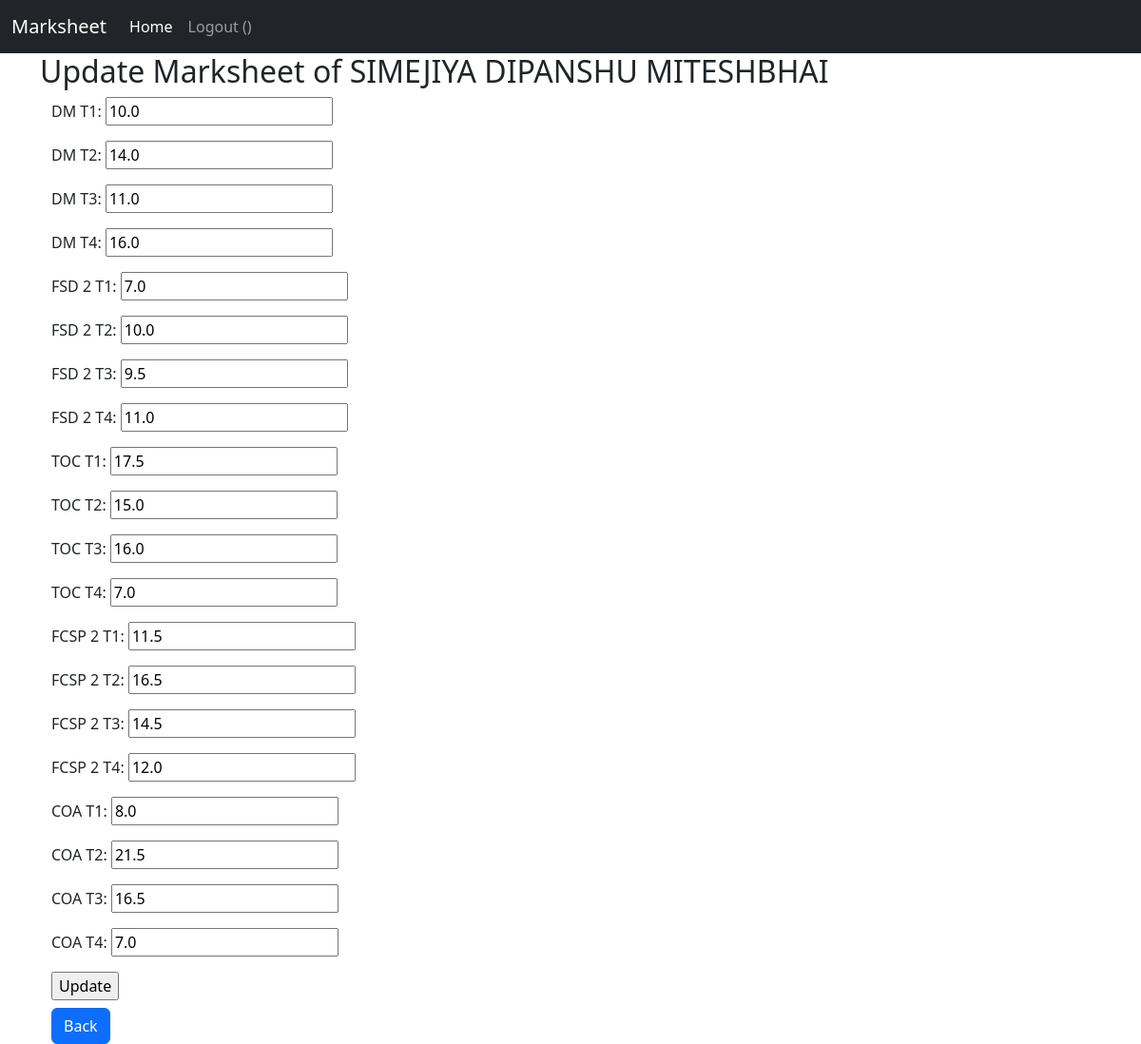
Page /student/174/update/ on the committed database.
### marks/models.py (models this page shows, shortened)
class Marksheet(models.Model):
    Roll_No = models.IntegerField()
    Div = models.CharField(max_length=50)
    Mentor= models.CharField(max_length=50)
    Branch= models.CharField(max_length=50)
    Enrollment= models.IntegerField()
    Name= models.CharField(max_length=50)
    DM_T1= models.FloatField()
    DM_T2= models.FloatField()
    DM_T3= models.FloatField()
    DM_T4= models.FloatField()
    FSD_2_T1= models.FloatField()
    FSD_2_T2= models.FloatField()
    FSD_2_T3= models.FloatField()
    FSD_2_T4= models.FloatField()
    TOC_T1=models.FloatField()
    TOC_T2= models.FloatField()
    TOC_T3=models.FloatField()
    TOC_T4= models.FloatField()
    FCSP_2_T1= models.FloatField()
    FCSP_2_T2= models.FloatField()
    FCSP_2_T3= models.FloatField()
    FCSP_2_T4= models.FloatField()
    COA_T1= models.FloatField()
    COA_T2= models.FloatField()
    COA_T3= models.FloatField()
    COA_T4= models.FloatField()

### marks/views.py (the view)
# urls.py: path('student/<int:pk>/update/', views.marksupdate, name='marksupdate'),
def marksupdate(request, pk):
    student = Marksheet.objects.get(pk=pk)
    if request.method == 'POST':
        form = Marks(request.POST, instance=student)
        if form.is_valid():
            form.save()
            detail_url = reverse('detail', args=[pk])
            return redirect(detail_url)
    else:
        form = Marks(instance=student)
    return render(request, 'updateform.html', {'form': form, 'pk': pk, 'Name': student.Name})

### marks/forms.py
class Marks(forms.ModelForm):
    class Meta:
        model = Marksheet
        fields = ['DM_T1', 'DM_T2', 'DM_T3', 'DM_T4', 'FSD_2_T1', 'FSD_2_T2', 'FSD_2_T3', 'FSD_2_T4', 'TOC_T1', 'TOC_T2',
                  'TOC_T3', 'TOC_T4', 'FCSP_2_T1', 'FCSP_2_T2', 'FCSP_2_T3', 'FCSP_2_T4', 'COA_T1', 'COA_T2', 'COA_T3', 'COA_T4']

### marks/templates/updateform.html (shortened to what this page needs)
{% extends "base.html" %}
{% block content %}
<h2>Update Marksheet of {{ Name }}</h2>
<div class="container">
    <form method="post">
        {{ form.as_p }}
        <input type="submit" value="Update">
    </form>
    <a class="btn btn-primary mt-2" href="{% url 'detail' pk %}">Back</a>
</div>
{% endblock content %}

### rows in the picture
Marksheet: Name "SIMEJIYA DIPANSHU MITESHBHAI", DM_T1 "10.0", DM_T2 "14.0", DM_T3 "11.0", DM_T4 "16.0", FSD_2_T1 "7.0", FSD_2_T2 "10.0", FSD_2_T3 "9.5", FSD_2_T4 "11.0", TOC_T1 "17.5", TOC_T2 "15.0", TOC_T3 "16.0", TOC_T4 "7.0", FCSP_2_T1 "11.5", FCSP_2_T2 "16.5", FCSP_2_T3 "14.5", FCSP_2_T4 "12.0", COA_T1 "8.0", COA_T2 "21.5", COA_T3 "16.5", COA_T4 "7.0"
